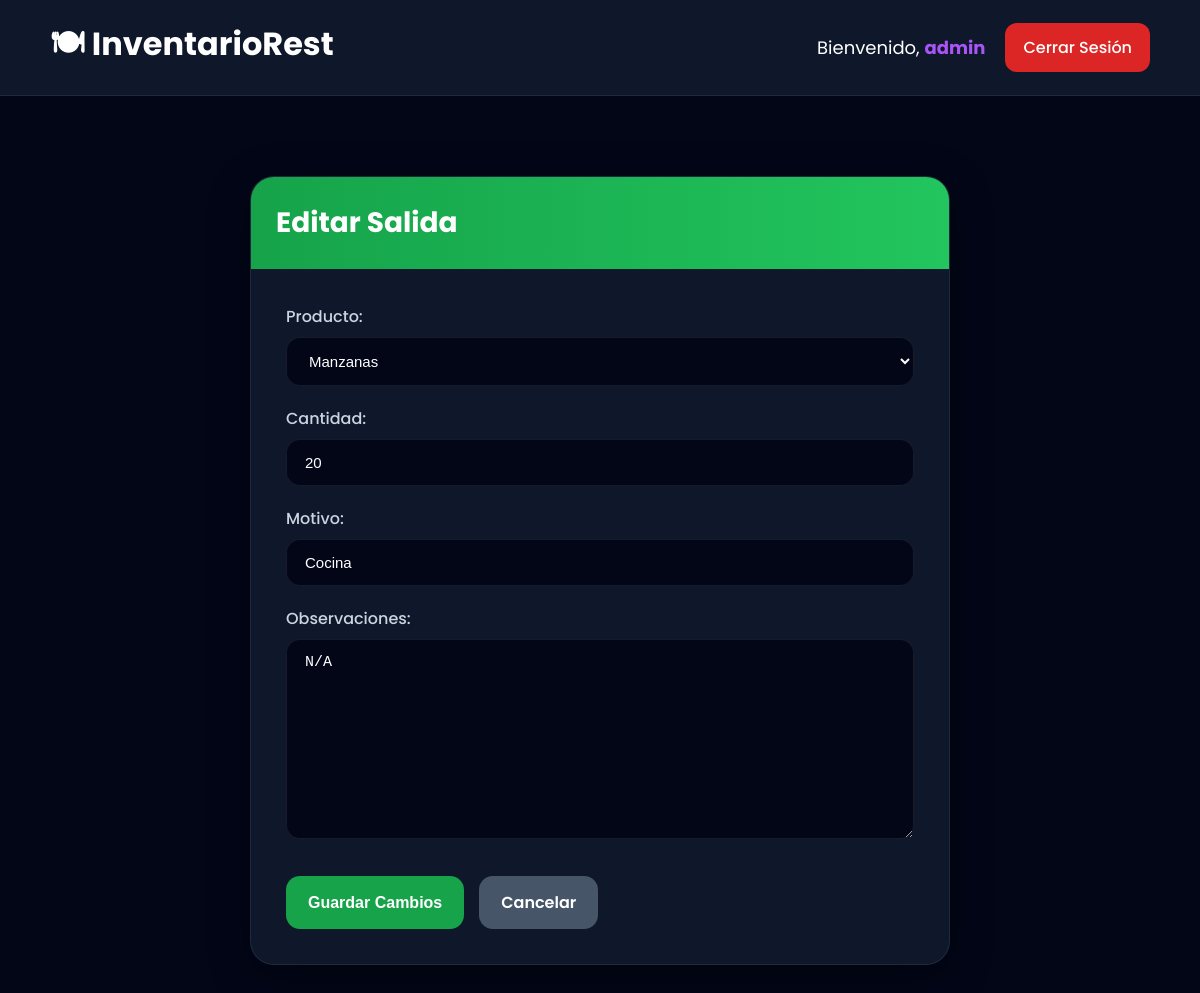
The page /editar-salida/11/ (signed in) on the database its author committed.
### modulo/models.py (models this page shows, shortened)
class SalidaProducto(models.Model):
    producto = models.ForeignKey(
        Producto,
        on_delete=models.CASCADE
    )
    usuario = models.ForeignKey(
        User,
        on_delete=models.CASCADE
    )
    cantidad = models.IntegerField()
    motivo = models.CharField(
        max_length=255
    )
    observaciones = models.TextField(
        blank=True,
        null=True
    )
    fecha = models.DateTimeField(
        auto_now_add=True
    )
    class Meta:
        verbose_name = "Salida de Producto"
        verbose_name_plural = "Salidas de Productos"

### modulo/views.py (the view)
@login_required
def editar_salida(request, salida_id):
    if request.user.usuario.rol not in ['admin', 'empleado']:
        return redirect('dashboard')
    salida = get_object_or_404(
        SalidaProducto,
        id=salida_id
    )
    if request.method == 'POST':
        formulario = SalidaProductoForm(
            request.POST,
            instance=salida
        )
        if formulario.is_valid():
            formulario.save()
            return redirect('salidas')
    else:
        formulario = SalidaProductoForm(
            instance=salida
        )
    return render(
        request,
        'modulo/editar_salida.html',
        {
            'formulario': formulario
        }
    )

### modulo/forms.py
class SalidaProductoForm(forms.ModelForm):
    class Meta:
        model = SalidaProducto
        fields = [
            'producto',
            'cantidad',
            'motivo',
            'observaciones'
        ]
        widgets = {
            'producto': forms.Select(attrs={
                'class': 'auth-input'
            }),
            'cantidad': forms.NumberInput(attrs={
                'class': 'auth-input',
                'placeholder': 'Cantidad'
            }),
            'motivo': forms.TextInput(attrs={
                'class': 'auth-input',
                'placeholder': 'Motivo de salida'
            }),
            'observaciones': forms.Textarea(attrs={
                'class': 'auth-input',
                'placeholder': 'Observaciones'
            }),
        }

### modulo/models.py (called while the page is built)
    def __str__(self):
        return self.nombre

### modulo/templates/modulo/editar_salida.html (shortened to what this page needs)
{% extends 'modulo/base.html' %}
{% block content %}
<div class="page-wrapper">
    <div class="custom-card">
        <div class="card-header">
            <h2>
                Editar Salida
            </h2>
        </div>
        <div class="card-content">
            <form method="POST">
                {{ formulario.as_p }}
                <div class="button-group">
                    <button
                        type="submit"
                        class="save-btn"
                    >
                        Guardar Cambios
                    </button>
                    <a
                        href="{% url 'salidas' %}"
                        class="cancel-btn"
                    >
                        Cancelar
                    </a>
                </div>
            </form>
        </div>
    </div>
</div>
{% endblock %}

### modulo/templates/modulo/base.html (shortened to what this page needs)
{% load static %}
<!DOCTYPE html>
<html lang="es">
<head>
    <link rel="stylesheet" href="{% static 'modulo/css/base.css' %}">
</head>
<body>
    <nav class="navbar">
        <a
            href="{% url 'dashboard' %}"
            class="logo"
        >
            🍽 InventarioRest
        </a>
        <div class="navbar-right">
            <span class="welcome-text">
                Bienvenido,
                <strong>
                    {{ request.user.username }}
                </strong>
            </span>
            <div class="nav-links">
                <a
                    href="{% url 'logout' %}"
                    class="logout-btn"
                >
                    Cerrar Sesión
                </a>
            </div>
        </div>
    </nav>
    <main class="main-container">
        {% block content %}
        {% endblock %}
    </main>
</body>
</html>

### modulo/static/modulo/css/base.css (style rules this page uses)
* { margin: 0; padding: 0; box-sizing: border-box; }
body { font-family: 'Poppins', sans-serif; background: #020617; color: white; min-height: 100vh; }
.navbar { width: 100%; background: #0f172a; padding: 20px 50px; display: flex; justify-content: space-between; align-items: center; border-bottom: 1px solid rgba(255,255,255,0.08); }
.logo { font-size: 32px; font-weight: 700; color: white; text-decoration: none; }
.nav-links { display: flex; gap: 15px; }
.nav-links a { text-decoration: none; color: white; background: #1e293b; padding: 12px 18px; border-radius: 12px; transition: 0.3s; font-weight: 500; }
.logout-btn { background: #dc2626 !important; }
.main-container { padding: 40px; }
h2 { margin-bottom: 20px; }
button { border: none; padding: 12px 20px; border-radius: 12px; background: #2563eb; color: white; cursor: pointer; font-size: 16px; transition: 0.3s; }
.auth-input { width: 100%; padding: 14px 18px; border-radius: 14px; border: 1px solid rgba(255,255,255,0.08); background: #0f172a; color: white; outline: none; font-size: 15px; transition: 0.3s; }
.auth-input::placeholder { color: #94a3b8; }
.page-wrapper { width: 100%; display: flex; justify-content: center; align-items: center; padding-top: 40px; }
.custom-card { width: 100%; max-width: 700px; background: #0f172a; border-radius: 24px; overflow: hidden; border: 1px solid rgba(255,255,255,0.08); box-shadow: 0 10px 40px rgba(0,0,0,0.4); }
.card-header { background: linear-gradient( 90deg, #16a34a, #22c55e ); padding: 25px; }
.card-header h2 { color: white; margin: 0; font-size: 28px; }
.card-content { padding: 35px; }
.card-content p { margin-bottom: 20px; }
.card-content label { display: block; margin-bottom: 8px; color: #cbd5e1; font-weight: 500; }
.card-content input, .card-content textarea, .card-content select { width: 100%; padding: 14px 18px; border-radius: 14px; border: 1px solid rgba(255,255,255,0.08); background: #020617; color: white; outline: none; font-size: 15px; }
.card-content textarea { min-height: 120px; resize: vertical; }
.button-group { display: flex; gap: 15px; margin-top: 30px; }
.save-btn { border: none; padding: 14px 22px; border-radius: 14px; background: #16a34a; color: white; font-size: 16px; font-weight: 600; cursor: pointer; transition: 0.3s; }
.cancel-btn { text-decoration: none; padding: 14px 22px; border-radius: 14px; background: #475569; color: white; font-weight: 600; transition: 0.3s; }
.navbar-right { display: flex; align-items: center; gap: 20px; }
.welcome-text { color: white; font-size: 18px; }
.welcome-text strong { color: #a855f7; }

### rows shown on the page
SalidaProducto: producto "Manzanas", cantidad "20", motivo "Cocina", observaciones "N/A"

### other values the page prints
{{ request.user.username }} "admin"
